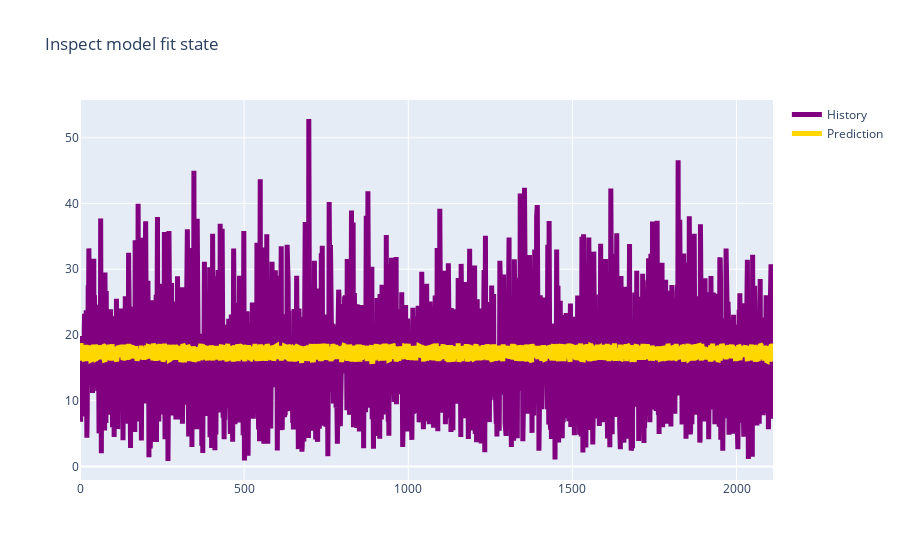

Notebook code cell kept with this figure:
### Markdown cell above
### 06 Inspect model fitting results

### Code cell
if instance.inspect_fit:
    print(f">>>>>>>>>>>>>>>>>>>>>>>>>开始检验{instance.model}模型拟合情况<<<<<<<<<<<<<<<<<<<<<<<<<<<")
    inspect_model_fit(model, instance, train_loader, scaler)

### Figure 1 — Plotly figure (JSON) as saved in the notebook; plotly's stock layout.template omitted (floating-point values rounded to 4 significant figures; data arrays with more than 128 entries replaced by an {"elided": "..."} marker saying what was removed)
{"data": [{"line": {"color": "purple", "width": 5}, "mode": "lines", "name": "History", "type": "scatter", "y": {"elided": "2112 float values"}}, {"line": {"color": "gold", "width": 5}, "mode": "lines", "name": "Prediction", "type": "scatter", "y": {"elided": "2112 float values"}}], "layout": {"title": {"text": "Inspect model fit state"}}}
